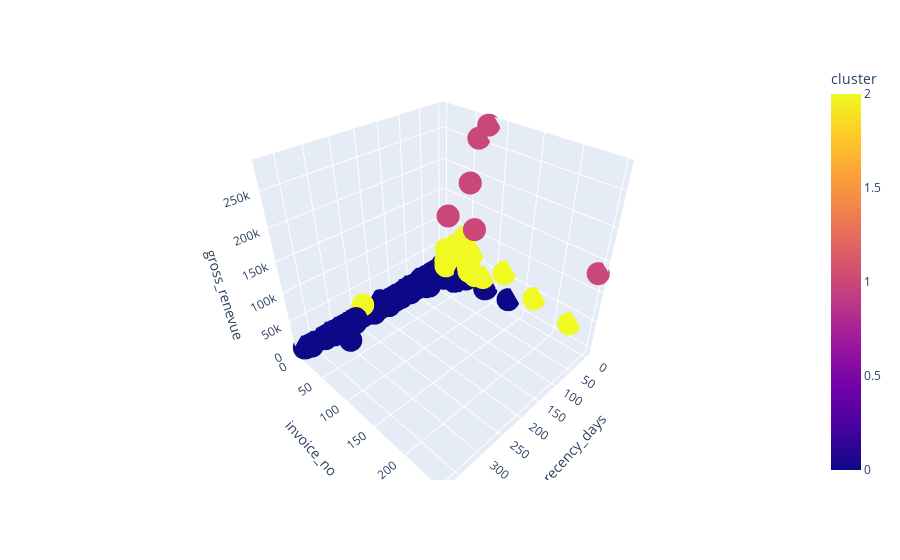

Notebook code for this chart:
### Markdown cell above
### 9.1. Visualization Inspection

### Code cell
fig = px.scatter_3d( df9, x='recency_days', y='invoice_no', z='gross_renevue', color='cluster' )
fig.show()

### Figure 1 — Plotly figure (JSON) as saved in the notebook; plotly's stock layout.template omitted (floating-point values rounded to 4 significant figures; data arrays with more than 128 entries replaced by an {"elided": "..."} marker saying what was removed)
{"data": [{"hovertemplate": "recency_days=%{x}<br>invoice_no=%{y}<br>gross_renevue=%{z}<br>cluster=%{marker.color}<extra></extra>", "legendgroup": "", "marker": {"color": {"elided": "4372 int values"}, "coloraxis": "coloraxis", "symbol": "circle"}, "mode": "markers", "name": "", "scene": "scene", "showlegend": false, "type": "scatter3d", "x": {"elided": "4372 int values"}, "y": {"elided": "4372 int values"}, "z": {"elided": "4372 float values"}}], "layout": {"coloraxis": {"colorbar": {"title": {"text": "cluster"}}, "colorscale": [[0, "#0d0887"], [0.1111, "#46039f"], [0.2222, "#7201a8"], [0.3333, "#9c179e"], [0.4444, "#bd3786"], [0.5556, "#d8576b"], [0.6667, "#ed7953"], [0.7778, "#fb9f3a"], [0.8889, "#fdca26"], [1, "#f0f921"]]}, "legend": {"tracegroupgap": 0}, "margin": {"t": 60}, "scene": {"domain": {"x": [0, 1], "y": [0, 1]}, "xaxis": {"title": {"text": "recency_days"}}, "yaxis": {"title": {"text": "invoice_no"}}, "zaxis": {"title": {"text": "gross_renevue"}}}}}
